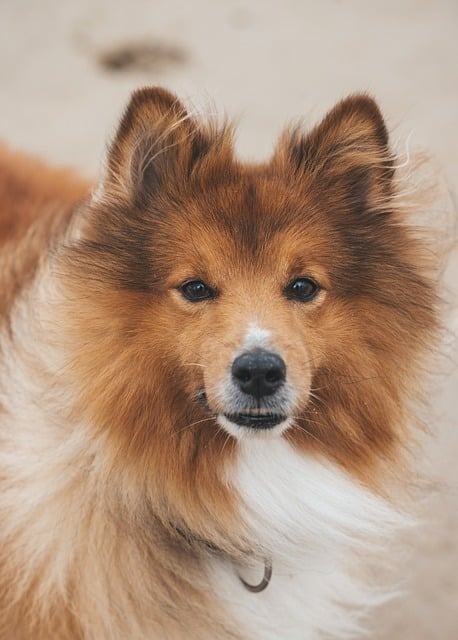
#> input picture Python/OpenCV/sample.jpg, 458 x 640 px
$ python 3_img_write.py
#> lines starting #> are read from the running program, lines starting #| are printed output that depends on the picture
import cv2

img = cv2.imread('sample.jpg') # 해당 경로의 파일 읽어오기
#> img is the input picture: shape (640, 458, 3); mean B, G, R 127.3, 148.2, 176.3
cv2.imshow('img', img) #cv2.imshow('창 이름', 소스 or 파일)
cv2.waitKey(0) #키를 받을 때 까지 대기 0이면 무한, 나머지는 ms만큼 대기 후 코드가 끝남
cv2.destroyAllWindows #창 닫기


img_gray = cv2.cvtColor(img, cv2.COLOR_BGR2GRAY) # cv2.cvtColor(원본, 바꿔줄 코드)
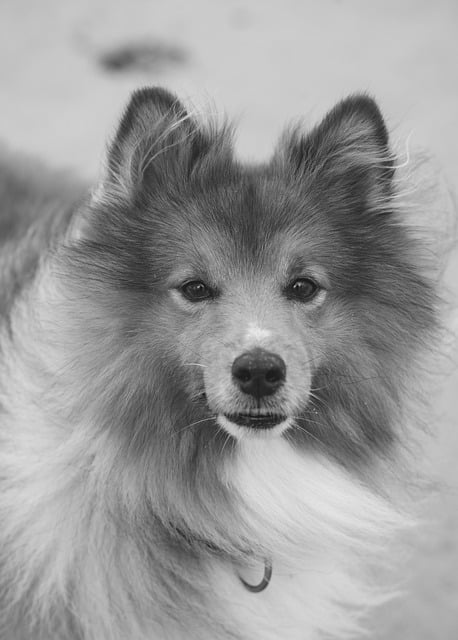
#> img_gray: shape (640, 458); min 5, max 234, mean 154.3

cv2.imshow("gray img", img_gray)
cv2.waitKey(0) #키를 받을 때 까지 대기 0이면 무한, 나머지는 ms만큼 대기 후 코드가 끝남
cv2.destroyAllWindows #창 닫기

cv2.imwrite("gray sample.jpg", img_gray)

print(cv2.imwrite("gray sample.jpg", img_gray))
#| True
